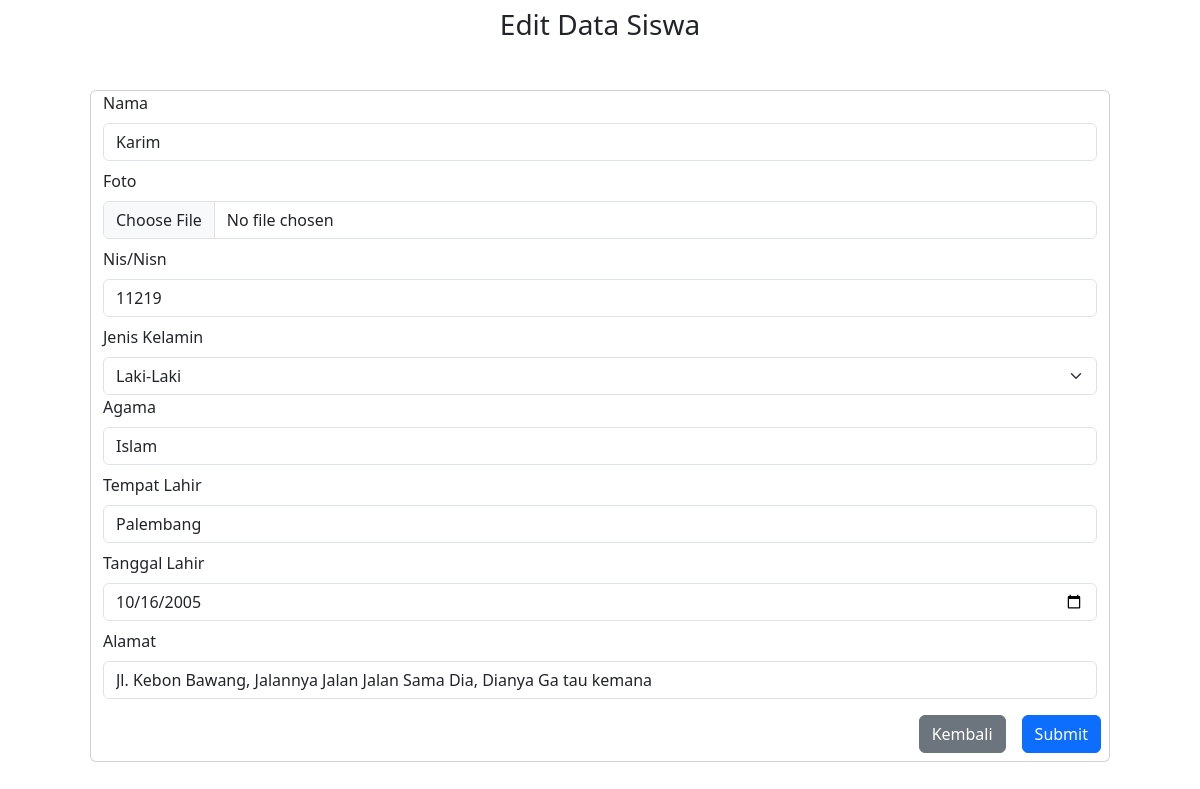
Screenshot of /editData.php?id=1 (signed in) with the database file from the repository.
### tables this page shows
CREATE TABLE `datasiswa` (
  `id` int(11) NOT NULL,
  `nama_siswa` varchar(100) NOT NULL,
  `nis_nisn` varchar(30) NOT NULL,
  `jenis_kelamin` enum('Laki-Laki','Perempuan') NOT NULL,
  `agama` varchar(30) NOT NULL,
  `tempat_lahir` varchar(50) NOT NULL,
  `tgl_lahir` date NOT NULL,
  `alamat` varchar(200) NOT NULL,
  `gambar` varchar(30) NOT NULL,
  `id_kepsek` int(11) NOT NULL
);

### editData.php (the view, shortened to what this page needs)
<?php
require './function/function.php';
$id = $_GET['id'];
$phold = mysqli_fetch_assoc(mysqli_query($conn, "SELECT * FROM datasiswa WHERE id='$id'"));
?>
<!doctype html>
<html lang="en">
<head>
    <link href="https://cdn.jsdelivr.net/npm/bootstrap@5.3.2/dist/css/bootstrap.min.css" rel="stylesheet" />
</head>
<body>
    <div class="container">
        <h3 class="text-center mt-2">Edit Data Siswa</h3>
        <form action="" method="post" class="card m-5" enctype="multipart/form-data">
            <div class="modal-body">
                <div class="container-fluid">
                    <label for="nama" class="form-label">Nama</label>
                    <input type="text" name="nama" id="nama" class="form-control mb-2" value="<?= $phold['nama_siswa'] ?>">
                    <label for="foto" class="form-label">Foto</label>
                    <input type="file" name="img" id="foto" class="form-control mb-2">
                    <label for="nis" class="form-label">Nis/Nisn</label>
                    <input type="number" min=0 name="nis" id="nis" class="form-control mb-2" value="<?= $phold['nis_nisn'] ?>">
                    <label for="jk" class="form-label">Jenis Kelamin</label>
                    <?php if ($phold['jenis_kelamin'] != 'Laki-Laki') : ?>
                        <select name="jk" id="jk" class="form-select">
                            <option value="Laki-Laki">Laki-Laki</option>
                            <option value="Perempuan" selected>Perempuan</option>
                        </select>
                    <?php else : ?>
                        <select name="jk" id="jk" class="form-select">
                            <option value="Laki-Laki" selected>Laki-Laki</option>
                        </select>
                    <?php endif; ?>
                    <label for="agama" class="form-label">Agama</label>
                    <input type="text" name="agama" id="agama" class="form-control mb-2" value="<?= $phold['agama'] ?>">
                    <label for="tplahir" class="form-label">Tempat Lahir</label>
                    <input type="text" name="tplahir" id="tplahir" class="form-control mb-2" value="<?= $phold['tempat_lahir'] ?>">
                    <label for="tglahir" class="form-label">Tanggal Lahir</label>
                    <input type="date" name="tglahir" id="tglahir" class="form-control mb-2" value="<?= $phold['tgl_lahir'] ?>">
                    <label for="alamat" class="form-label">Alamat</label>
                    <input type="text" name="alamat" id="alamat" class="form-control mb-2" value="<?= $phold['alamat'] ?>">
                </div>
            </div>
            <div class="modal-footer">
                <a href="index.php" class="btn btn-secondary m-2">Kembali</a>
                <button type="submit" name="submitData" class="btn btn-primary m-2">Submit</button>
            </div>
        </form>
    </div>
</body>
</html>

### rows the page displays
datasiswa: nama "Karim", nis "11219", agama "Islam", tplahir "Palembang", tglahir "10/16/2005", alamat "Jl. Kebon Bawang, Jalannya Jalan Jalan Sama Dia, Dianya Ga tau kemana"
